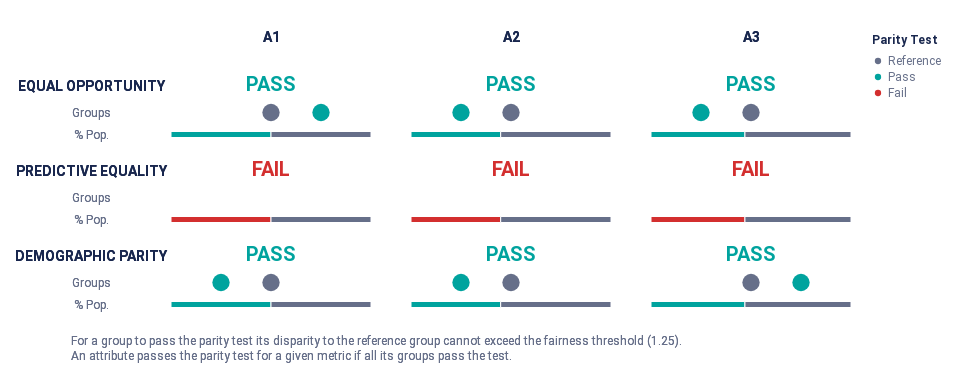

This figure's notebook cell:
### Code cell
audit_high_meas_bias.summary_plot(["tpr", "fpr", "pprev"])
